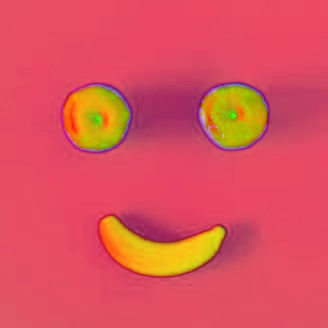
#> input picture Intro_for_Computer_vision.py/fruits_hsv.jpg, 328 x 328 px, found by its file name
$ python Isolate_elements_on_image.py
#> lines starting #> are read from the running program, lines starting #| are printed output that depends on the picture; after the words box and inside, x2 and y2 are one past the last pixel; in counts of white or black regions, pixels touching at a corner belong together
import cv2
import numpy
from matplotlib import pyplot as plt


image = cv2.imread(r"Intro_for_Computer_vision.py\fruits_hsv.jpg", cv2.IMREAD_GRAYSCALE)
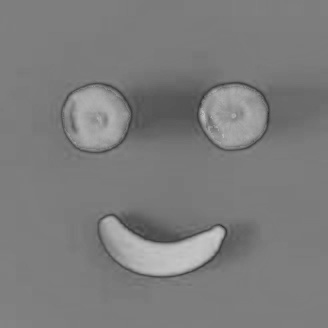
#> image: shape (328, 328); min 44, max 201, mean 124.2
cv2.imshow("Original Image", image)
cv2.waitKey(0)
cv2.destroyAllWindows()


# Thresholding the image
ret, thresh_image = cv2.threshold(image, 131, 255, cv2.THRESH_BINARY)
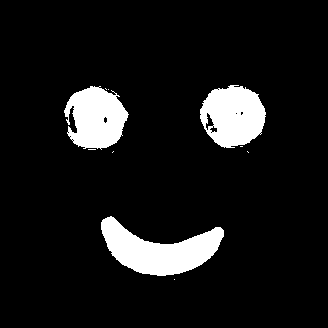
#> thresh_image: shape (328, 328); 9.1% white; 10 white regions (7 under 20 px)

# Show the thresholded image
cv2.imshow("Thresholded Image", thresh_image)
cv2.waitKey(0)
cv2.destroyAllWindows()


# Finding Contours
contours, hierarchy = cv2.findContours(thresh_image, cv2.RETR_EXTERNAL, cv2.CHAIN_APPROX_SIMPLE)
#> contours = 10 contours, 7 with area under 20; largest, box (x1, y1, x2, y2) and area: (101, 216, 224, 276) 3674, (200, 85, 266, 148) 3027, (64, 86, 129, 150) 2770

# Draw contours on the original image
image_with_contours = cv2.cvtColor(image, cv2.COLOR_GRAY2BGR)  # Convert grayscale to BGR for visualization
cv2.drawContours(image_with_contours, contours, -1, (0, 255, 0), 2)  # Draw contours in green
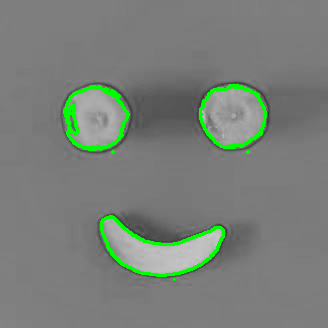
#> image_with_contours: shape (328, 328, 3); mean B, G, R 120.7, 127.3, 120.7

# Show the image with contours
cv2.imshow("Contours Detected", image_with_contours)
cv2.waitKey(0)
cv2.destroyAllWindows()
